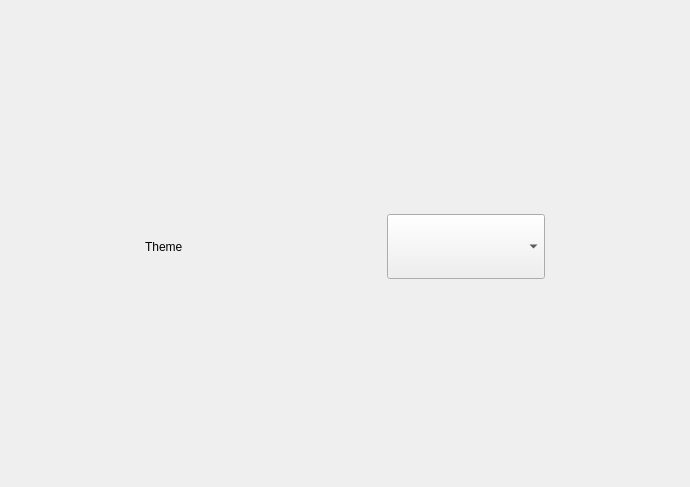
<?xml version="1.0" encoding="UTF-8"?>
<ui version="4.0">
 <class>page_settings</class>
 <widget class="QWidget" name="page_settings">
  <property name="geometry">
   <rect>
    <x>0</x>
    <y>0</y>
    <width>690</width>
    <height>487</height>
   </rect>
  </property>
  <property name="windowTitle">
   <string>Form</string>
  </property>
  <property name="styleSheet">
   <string notr="true"/>
  </property>
  <layout class="QGridLayout" name="gridLayout">
   <item row="0" column="0">
    <layout class="QVBoxLayout" name="verticalLayout" stretch="1,2,1,3">
     <item>
      <layout class="QHBoxLayout" name="horizontalLayout_2" stretch="1,4">
       <item>
        <widget class="QPushButton" name="pushButton_menu">
         <property name="sizePolicy">
          <sizepolicy hsizetype="Minimum" vsizetype="Minimum">
           <horstretch>0</horstretch>
           <verstretch>0</verstretch>
          </sizepolicy>
         </property>
         <property name="cursor">
          <cursorShape>PointingHandCursor</cursorShape>
         </property>
         <property name="flat">
          <bool>true</bool>
         </property>
        </widget>
       </item>
       <item>
        <spacer name="horizontalSpacer_2">
         <property name="orientation">
          <enum>Qt::Horizontal</enum>
         </property>
         <property name="sizeHint" stdset="0">
          <size>
           <width>40</width>
           <height>20</height>
          </size>
         </property>
        </spacer>
       </item>
      </layout>
     </item>
     <item>
      <spacer name="verticalSpacer">
       <property name="orientation">
        <enum>Qt::Vertical</enum>
       </property>
       <property name="sizeHint" stdset="0">
        <size>
         <width>20</width>
         <height>134</height>
        </size>
       </property>
      </spacer>
     </item>
     <item>
      <layout class="QHBoxLayout" name="horizontalLayout_3" stretch="3,9,3">
       <item>
        <spacer name="horizontalSpacer_3">
         <property name="orientation">
          <enum>Qt::Horizontal</enum>
         </property>
         <property name="sizeHint" stdset="0">
          <size>
           <width>40</width>
           <height>20</height>
          </size>
         </property>
        </spacer>
       </item>
       <item>
        <layout class="QHBoxLayout" name="horizontalLayout" stretch="2,1,2">
         <item>
          <widget class="QLabel" name="labelTheme">
           <property name="text">
            <string>Theme</string>
           </property>
          </widget>
         </item>
         <item>
          <spacer name="horizontalSpacer">
           <property name="orientation">
            <enum>Qt::Horizontal</enum>
           </property>
           <property name="sizeHint" stdset="0">
            <size>
             <width>40</width>
             <height>20</height>
            </size>
           </property>
          </spacer>
         </item>
         <item>
          <widget class="QComboBox" name="comboBox">
           <property name="sizePolicy">
            <sizepolicy hsizetype="Minimum" vsizetype="Minimum">
             <horstretch>0</horstretch>
             <verstretch>0</verstretch>
            </sizepolicy>
           </property>
           <property name="cursor">
            <cursorShape>PointingHandCursor</cursorShape>
           </property>
          </widget>
         </item>
        </layout>
       </item>
       <item>
        <spacer name="horizontalSpacer_4">
         <property name="orientation">
          <enum>Qt::Horizontal</enum>
         </property>
         <property name="sizeHint" stdset="0">
          <size>
           <width>40</width>
           <height>20</height>
          </size>
         </property>
        </spacer>
       </item>
      </layout>
     </item>
     <item>
      <spacer name="verticalSpacer_2">
       <property name="orientation">
        <enum>Qt::Vertical</enum>
       </property>
       <property name="sizeHint" stdset="0">
        <size>
         <width>20</width>
         <height>135</height>
        </size>
       </property>
      </spacer>
     </item>
    </layout>
   </item>
  </layout>
 </widget>
 <resources/>
 <connections/>
</ui>
